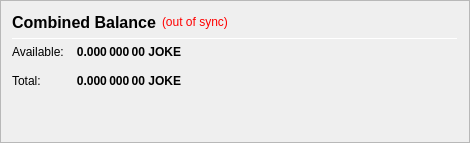
                   <widget class="QFrame" name="frame_CombinedBalances">
                    <property name="minimumSize">
                     <size>
                      <width>470</width>
                      <height>0</height>
                     </size>
                    </property>
                    <property name="frameShape">
                     <enum>QFrame::StyledPanel</enum>
                    </property>
                    <property name="frameShadow">
                     <enum>QFrame::Raised</enum>
                    </property>
                    <layout class="QVBoxLayout" name="verticalLayout_5">
                     <item>
                      <layout class="QHBoxLayout" name="horizontalLayout_5" stretch="0,0,0">
                       <item>
                        <widget class="QLabel" name="label_5z">
                         <property name="minimumSize">
                          <size>
                           <width>0</width>
                           <height>20</height>
                          </size>
                         </property>
                         <property name="font">
                          <font>
                           <pointsize>12</pointsize>
                           <weight>75</weight>
                           <bold>true</bold>
                          </font>
                         </property>
                         <property name="toolTip">
                          <string>Combined Balance (including unconfirmed and immature coins)</string>
                         </property>
                         <property name="text">
                          <string>Combined Balance</string>
                         </property>
                        </widget>
                       </item>
                       <item>
                        <widget class="QLabel" name="labelWalletStatus">
                         <property name="cursor">
                          <cursorShape>WhatsThisCursor</cursorShape>
                         </property>
                         <property name="toolTip">
                          <string>The displayed information may be out of date. Your wallet automatically synchronizes with the JokeCoin network after a connection is established, but this process has not completed yet.</string>
                         </property>
                         <property name="styleSheet">
                          <string notr="true">QLabel { color: red; }</string>
                         </property>
                         <property name="text">
                          <string notr="true">(out of sync)</string>
                         </property>
                         <property name="alignment">
                          <set>Qt::AlignLeading|Qt::AlignLeft|Qt::AlignVCenter</set>
                         </property>
                        </widget>
                       </item>
                       <item>
                        <spacer name="horizontalSpacer_1">
                         <property name="orientation">
                          <enum>Qt::Horizontal</enum>
                         </property>
                         <property name="sizeHint" stdset="0">
                          <size>
                           <width>40</width>
                           <height>20</height>
                          </size>
                         </property>
                        </spacer>
                       </item>
                      </layout>
                     </item>
                     <item>
                      <widget class="Line" name="line_CombinedBalance">
                       <property name="minimumSize">
                        <size>
                         <width>0</width>
                         <height>1</height>
                        </size>
                       </property>
                       <property name="maximumSize">
                        <size>
                         <width>16777215</width>
                         <height>1</height>
                        </size>
                       </property>
                       <property name="orientation">
                        <enum>Qt::Horizontal</enum>
                       </property>
                      </widget>
                     </item>
                     <item>
                      <layout class="QGridLayout" name="gridLayout_3">
                       <property name="spacing">
                        <number>12</number>
                       </property>
                       <item row="1" column="0">
                        <widget class="QLabel" name="labelBalanceTextz">
                         <property name="text">
                          <string>Available:</string>
                         </property>
                        </widget>
                       </item>
                       <item row="1" column="1">
                        <widget class="QLabel" name="labelBalancez">
                         <property name="font">
                          <font>
                           <weight>75</weight>
                           <bold>true</bold>
                          </font>
                         </property>
                         <property name="cursor">
                          <cursorShape>IBeamCursor</cursorShape>
                         </property>
                         <property name="toolTip">
                          <string>Your current spendable balance</string>
                         </property>
                         <property name="text">
                          <string notr="true">0.000 000 00 JOKE</string>
                         </property>
                         <property name="alignment">
                          <set>Qt::AlignRight|Qt::AlignTrailing|Qt::AlignVCenter</set>
                         </property>
                         <property name="textInteractionFlags">
                          <set>Qt::LinksAccessibleByMouse|Qt::TextSelectableByKeyboard|Qt::TextSelectableByMouse</set>
                         </property>
                        </widget>
                       </item>
                       <item row="2" column="0">
                        <widget class="QLabel" name="labelTotalTextz">
                         <property name="text">
                          <string>Total:</string>
                         </property>
                        </widget>
                       </item>
                       <item row="2" column="1">
                        <widget class="QLabel" name="labelTotalz">
                         <property name="font">
                          <font>
                           <weight>75</weight>
                           <bold>true</bold>
                          </font>
                         </property>
                         <property name="cursor">
                          <cursorShape>IBeamCursor</cursorShape>
                         </property>
                         <property name="toolTip">
                          <string>Total Balance, including all unavailable coins.</string>
                         </property>
                         <property name="text">
                          <string notr="true">0.000 000 00 JOKE</string>
                         </property>
                         <property name="alignment">
                          <set>Qt::AlignRight|Qt::AlignTrailing|Qt::AlignVCenter</set>
                         </property>
                         <property name="textInteractionFlags">
                          <set>Qt::LinksAccessibleByMouse|Qt::TextSelectableByKeyboard|Qt::TextSelectableByMouse</set>
                         </property>
                        </widget>
                       </item>
                       <item row="2" column="3">
                        <spacer name="horizontalSpacer_2">
                         <property name="orientation">
                          <enum>Qt::Horizontal</enum>
                         </property>
                         <property name="sizeHint" stdset="0">
                          <size>
                           <width>40</width>
                           <height>20</height>
                          </size>
                         </property>
                        </spacer>
                       </item>
                      </layout>
                     </item>
                     <item>
                      <spacer name="verticalSpacer_1">
                       <property name="orientation">
                        <enum>Qt::Vertical</enum>
                       </property>
                       <property name="sizeHint" stdset="0">
                        <size>
                         <width>20</width>
                         <height>40</height>
                        </size>
                       </property>
                      </spacer>
                     </item>
                    </layout>
                   </widget>
